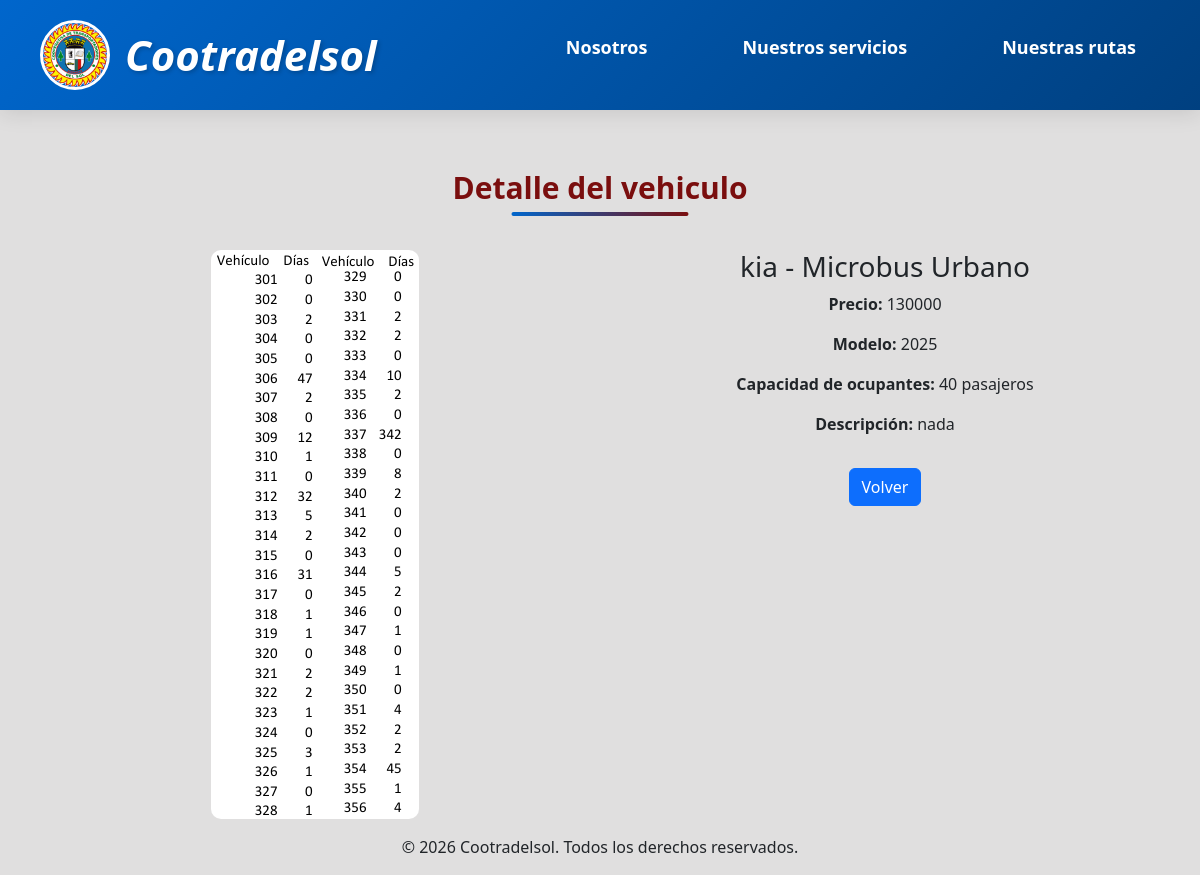
/vehiculos_venta/20/, run on the app's committed database.
### admin_cosol/models.py (models this page shows, shortened)
class Vehiculos (models.Model):
    TIPO_CHOICES = [
        ('Taxi','Taxi'),
        ('Microbus Urbano','Microbus urbano'),
        ('Camioneta intermunicipal','Camioneta intermunicipal'),
        ('Microbus intermunicipal','Microbus intermunicipal'),
    ]
    tipo_vehiculo = models.CharField(choices= TIPO_CHOICES, max_length=50, default='TAX')
    precio = models.CharField(max_length=20)
    marca = models.CharField(max_length=200)
    modelo = models.CharField(max_length=20)
    capacidad = models.CharField(max_length=2)
    descripcion = models.TextField(blank=True, null=True)
    imagen = models.ImageField( upload_to='vehiculos/',blank=True, null=True)

### admin_cosol/views.py (the view)
# urls.py: path('vehiculos_venta/<int:id>/', views.detalle_vehiculo_venta, name='detalle_vehiculo_venta'),
def detalle_vehiculo_venta(request, id):
    vehiculo = get_object_or_404(Vehiculos, id=id)
    return render(request, 'detalle_vehiculo_venta.html',{
        'vehiculo':vehiculo
    })

### admin_cosol/templates/detalle_vehiculo_venta.html (shortened to what this page needs)
<!DOCTYPE html>
<html lang="es">
<head>
    <link href="https://cdn.jsdelivr.net/npm/bootstrap@5.3.8/dist/css/bootstrap.min.css" rel="stylesheet">
    {% load static %}
    <link rel="stylesheet" href="{% static 'admin_cosol/css/detalle_vehiculo.css' %}">
</head>
<body>
    <nav>
        <div class="logo-container">
            <a href="/"><img src="{% static 'admin_cosol/img/logo.png' %}" alt="Logo Cootradelsol" class="logo"></a>
            <h1 class='cootra'><em>Cootradelsol</em></h1>
        </div>
        <ul class="lista-nav">
            <ol><a href="#nosotros">Nosotros</a></ol>
            <ol><a href="#servicios">Nuestros servicios</a></ol>
            <ol><a href="#rutas">Nuestras rutas</a></ol>
        </ul>
    </nav>
    <h4 class="section-title" style="font-size: 30px;">Detalle del vehiculo</h4>
    <div>
        <div class="container mt-4">
            <div class="row">
                <div class="col-md-6">
                    <img src="{{ vehiculo.imagen.url }}" alt="Imagen del vehiculo" class="img-fluid mb-3" style="border-radius: 10px;">
                </div>
                <div class="col-md-6">
                    <h3>{{ vehiculo.marca }} - {{ vehiculo.tipo_vehiculo }}</h3>
                    <p><strong>Precio:</strong> {{ vehiculo.precio }}</p>
                    <p><strong>Modelo:</strong> {{ vehiculo.modelo }}</p>
                    <p><strong>Capacidad de ocupantes:</strong> {{ vehiculo.capacidad }} pasajeros</p>
                    <p><strong>Descripción:</strong> {{ vehiculo.descripcion }}</p>
                    <a href="{% url 'vehiculos_venta' %}" class="btn btn-primary mt-3">Volver</a>
                </div>
            </div>
        </div>
        <div>
            <p>&copy; 2026 Cootradelsol. Todos los derechos reservados.</p>
    </div>
</body>
</html>

### admin_cosol/static/admin_cosol/css/detalle_vehiculo.css (style rules this page uses)
* { margin: 0; padding: 0; box-sizing: border-box; }
body { font-family: 'Segoe UI', Tahoma, Geneva, Verdana, sans-serif; text-align: center; overflow-x: hidden; background: #e0dfdf; }
nav { padding: 20px 40px; background: linear-gradient(135deg, #0066cc 0%, #004080 100%); display: flex; flex-wrap: wrap; align-items: center; justify-content: space-between; gap: 20px; box-shadow: 0 4px 20px rgba(0, 0, 0, 0.1); position: sticky; top: 0; z-index: 1000; animation: slideInLeft 0.8s ease; }
.logo-container { display: flex; align-items: center; gap: 15px; }
.logo { width: 70px; height: 70px; border-radius: 50%; border: 3px solid white; transition: transform 0.3s ease; animation: pulse 2s infinite; }
.cootra { font-size: clamp(24px, 4vw, 42px); margin: 0; color: white; font-weight: 700; text-shadow: 2px 2px 4px rgba(0, 0, 0, 0.2); }
.lista-nav { display: flex; list-style: none; gap: 15px; flex-wrap: wrap; justify-content: center; }
.lista-nav ol { list-style: none; }
.lista-nav a { text-decoration: none; color: white; font-size: clamp(15px, 2vw, 18px); padding: 12px 24px; display: block; white-space: nowrap; border-radius: 25px; font-weight: 600; transition: all 0.4s cubic-bezier(0.4, 0, 0.2, 1); position: relative; overflow: hidden; }
.lista-nav a::before { content: ''; position: absolute; top: 0; left: -100%; width: 100%; height: 100%; background: rgba(255, 255, 255, 0.2); transition: left 0.4s ease; }
h1 { margin: 30px 15px; font-size: clamp(28px, 5vw, 48px); line-height: 1.4; text-align: center; font-weight: 700; text-shadow: 2px 2px 4px rgba(0, 0, 0, 0.2); }
.section-title { color: #7a0e0e; font-size: clamp(32px, 5vw, 48px); font-weight: 800; margin: 60px 0 20px; position: relative; display: inline-block; animation: fadeInUp 0.8s ease; }
.section-title::after { content: ''; position: absolute; bottom: -10px; left: 50%; transform: translateX(-50%); width: 60%; height: 4px; background: linear-gradient(90deg, #0066cc, #7a0e0e); border-radius: 2px; }

### data on the page
Vehiculos: imagen (picture), marca "kia", tipo_vehiculo "Microbus Urbano", precio "130000", modelo "2025", capacidad "40", descripcion "nada"
